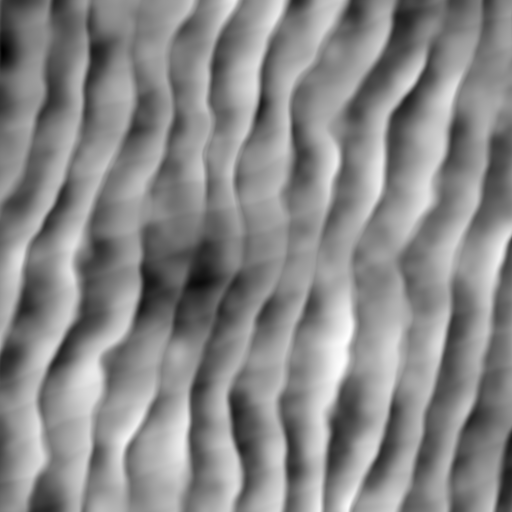
#> input picture assets/dunes_height.png, 1024 x 1024 px (shown at 1/2 size)
$ python make_dune_color.py
#> lines starting #> are read from the running program, lines starting #| are printed output that depends on the picture
"""
Makes assets/dunes_color.png from dunes_height.png: dark sand in the troughs,
pale sand on the crests, a bit lighter on windward slopes, plus a little noise.
Run: python3 tools/make_dune_color.py  (needs pillow + numpy)
"""
import os
import numpy as np
from PIL import Image

HERE = os.path.dirname(__file__)
ASSETS = os.path.join(HERE, "..", "assets")

h = np.asarray(Image.open(os.path.join(ASSETS, "dunes_height.png")).convert("L"), dtype=float)
t = (h - h.min()) / (h.max() - h.min())  # stretch to 0..1

trough = np.array([176, 122, 72]) / 255   # dark red-brown sand
mid    = np.array([214, 164, 100]) / 255  # golden sand
crest  = np.array([242, 214, 160]) / 255  # pale crest sand

# two-segment color ramp: trough -> mid -> crest
low = np.clip(t / 0.5, 0, 1)[..., None]
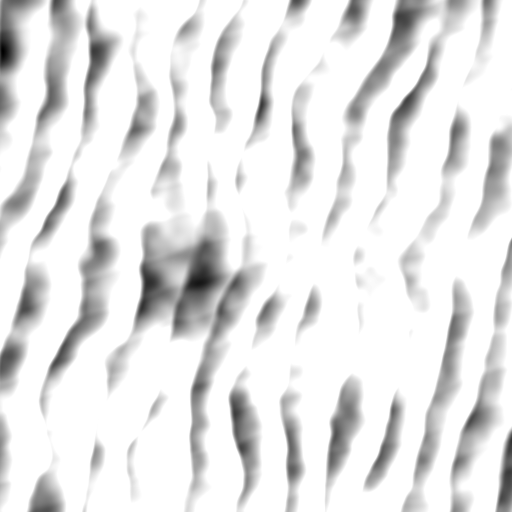
#> low: shape (1024, 1024, 1) float64 (shown at 1/2 size); min 0, max 1, mean 0.894
high = np.clip((t - 0.5) / 0.5, 0, 1)[..., None]
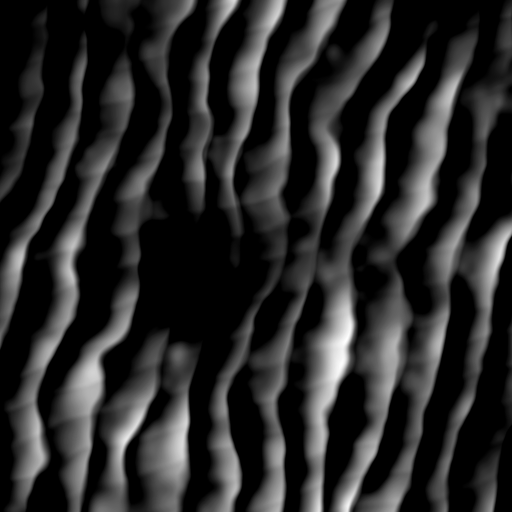
#> high: shape (1024, 1024, 1) float64 (shown at 1/2 size); min 0, max 1, mean 0.167
col = np.where(t[..., None] < 0.5, trough + (mid - trough) * low, mid + (crest - mid) * high)
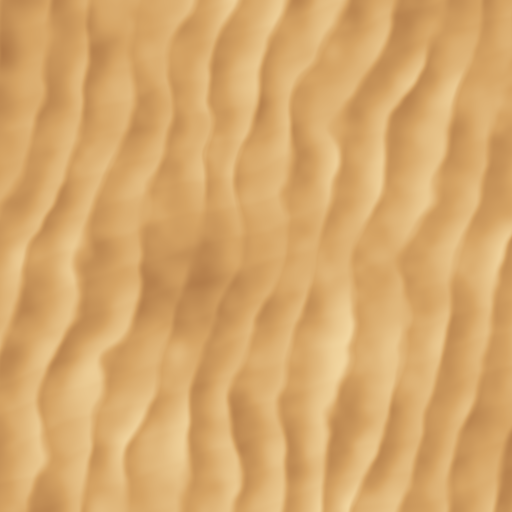
#> col: shape (1024, 1024, 3) float64 (shown at 1/2 size); mean of channels 0, 1, 2 0.842, 0.658, 0.42; drawn as R, G, B

# slope: positive where the ground rises toward +x (that face looks west)
slope = np.gradient(h, axis=1)
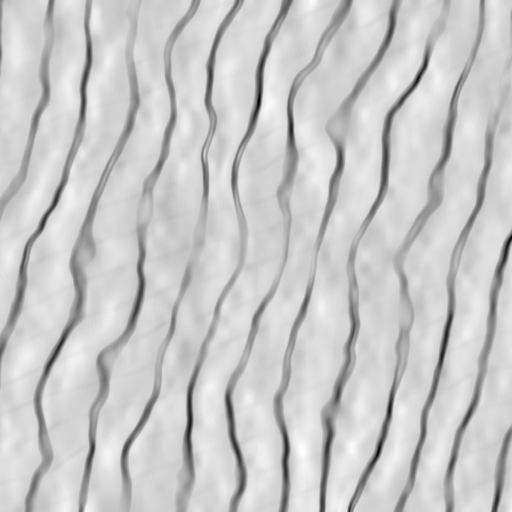
#> slope: shape (1024, 1024) float64 (shown at 1/2 size); min -18.5, max 5, mean 0.0171; drawn with min black and max white
col *= (1.0 + np.clip(slope * 0.04, -0.12, 0.12))[..., None]
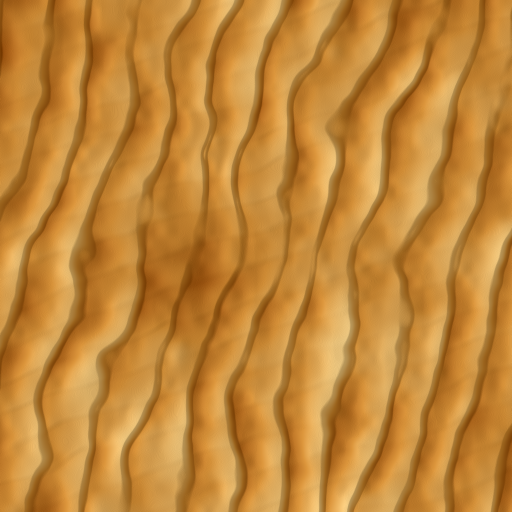
#> col: shape (1024, 1024, 3) float64 (shown at 1/2 size); mean of channels 0, 1, 2 0.858, 0.671, 0.428; drawn with min black and max white

rng = np.random.default_rng(3)
col *= (0.97 + 0.06 * rng.random(h.shape))[..., None]

Image.fromarray((np.clip(col, 0, 1) * 255).astype(np.uint8), "RGB").save(os.path.join(ASSETS, "dunes_color.png"))
print("wrote", os.path.abspath(os.path.join(ASSETS, "dunes_color.png")))

$ run again, with assets/terrain_color.png copied over assets/dunes_height.png
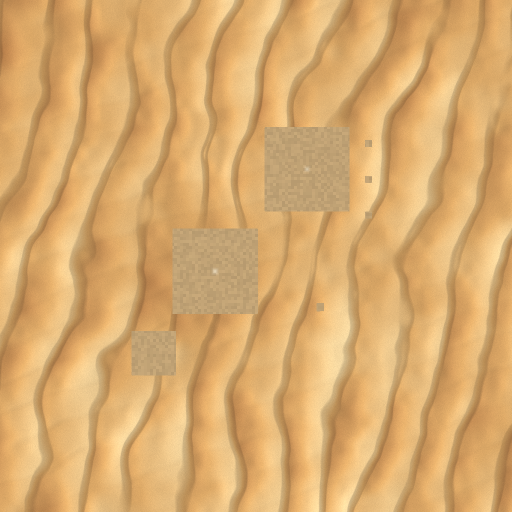
#> input picture assets/terrain_color.png, 1024 x 1024 px (shown at 1/2 size)
#> `slope = np.gradient(h, axis=1)`:
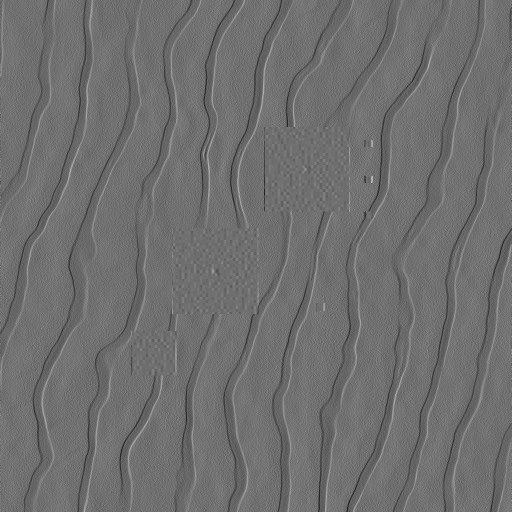
#> slope: shape (1024, 1024) float64 (shown at 1/2 size); min -24, max 31, mean 0; drawn with min black and max white
#> `col *= (1.0 + np.clip(slope * 0.04, -0.12, 0.12))[..., None]`:
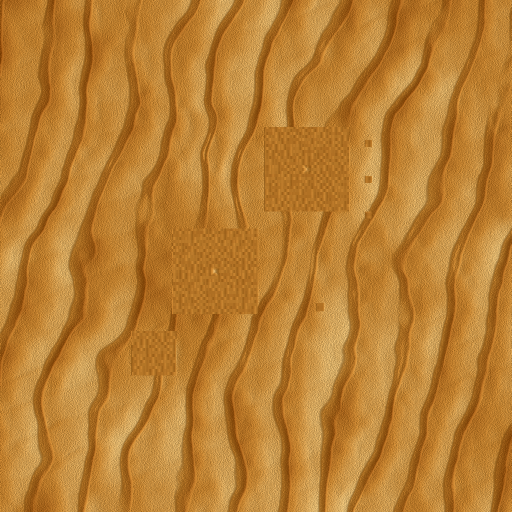
#> col: shape (1024, 1024, 3) float64 (shown at 1/2 size); mean of channels 0, 1, 2 0.841, 0.655, 0.416; drawn with min black and max white
